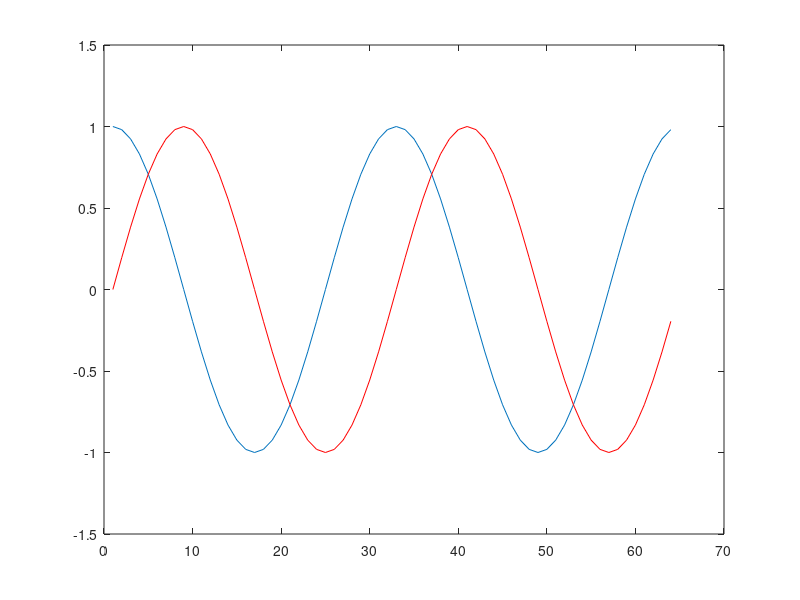

Reproduce this figure in MATLAB.
% Citanie komplexneho signalu zo suboru z gnuradia.

f = fopen('_complex_sinewave.txt','r');
sig = fread(f,128,'float32');
fclose(f);

% rozdelenie cisla na realnu a imaginarnu cast
sig = reshape(sig,2,length(sig)/2);

figure;
plot(sig(1,:));
hold on;
plot(sig(2,:),'-r');
hold off;
